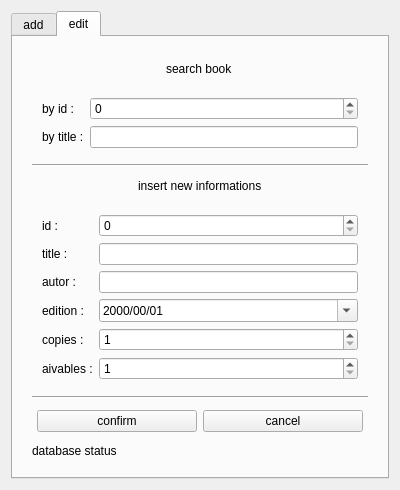
<?xml version="1.0" encoding="UTF-8"?>
<ui version="4.0">
 <class>BookForm</class>
 <widget class="QWidget" name="BookForm">
  <property name="geometry">
   <rect>
    <x>0</x>
    <y>0</y>
    <width>400</width>
    <height>490</height>
   </rect>
  </property>
  <property name="windowTitle">
   <string>Form</string>
  </property>
  <layout class="QHBoxLayout" name="horizontalLayout_3">
   <item>
    <widget class="QTabWidget" name="tabWidget">
     <property name="currentIndex">
      <number>1</number>
     </property>
     <widget class="QWidget" name="tab">
      <attribute name="title">
       <string>add</string>
      </attribute>
      <layout class="QVBoxLayout" name="verticalLayout">
       <item>
        <layout class="QVBoxLayout" name="verticalLayout_2">
         <property name="leftMargin">
          <number>10</number>
         </property>
         <property name="topMargin">
          <number>10</number>
         </property>
         <property name="rightMargin">
          <number>10</number>
         </property>
         <property name="bottomMargin">
          <number>10</number>
         </property>
         <item alignment="Qt::AlignmentFlag::AlignHCenter">
          <widget class="QLabel" name="label">
           <property name="text">
            <string>insert book informations</string>
           </property>
          </widget>
         </item>
         <item>
          <layout class="QFormLayout" name="formLayout">
           <property name="leftMargin">
            <number>10</number>
           </property>
           <property name="topMargin">
            <number>10</number>
           </property>
           <property name="rightMargin">
            <number>10</number>
           </property>
           <property name="bottomMargin">
            <number>10</number>
           </property>
           <item row="0" column="0">
            <widget class="QLabel" name="label_2">
             <property name="text">
              <string>title :</string>
             </property>
            </widget>
           </item>
           <item row="1" column="0">
            <widget class="QLabel" name="label_3">
             <property name="text">
              <string>autor :</string>
             </property>
            </widget>
           </item>
           <item row="2" column="0">
            <widget class="QLabel" name="label_4">
             <property name="text">
              <string>edition :</string>
             </property>
            </widget>
           </item>
           <item row="0" column="1">
            <widget class="QLineEdit" name="new_book_title"/>
           </item>
           <item row="1" column="1">
            <widget class="QLineEdit" name="new_book_autor"/>
           </item>
           <item row="2" column="1">
            <widget class="QDateEdit" name="new_book_edition">
             <property name="displayFormat">
              <string>yyyy/mm/dd</string>
             </property>
             <property name="calendarPopup">
              <bool>true</bool>
             </property>
            </widget>
           </item>
           <item row="3" column="0">
            <widget class="QLabel" name="label_14">
             <property name="text">
              <string>copies :</string>
             </property>
            </widget>
           </item>
           <item row="3" column="1">
            <widget class="QSpinBox" name="new_book_copies">
             <property name="minimum">
              <number>1</number>
             </property>
            </widget>
           </item>
          </layout>
         </item>
         <item>
          <widget class="Line" name="line">
           <property name="orientation">
            <enum>Qt::Orientation::Horizontal</enum>
           </property>
          </widget>
         </item>
         <item>
          <layout class="QGridLayout" name="gridLayout">
           <property name="leftMargin">
            <number>5</number>
           </property>
           <property name="topMargin">
            <number>5</number>
           </property>
           <property name="rightMargin">
            <number>5</number>
           </property>
           <property name="bottomMargin">
            <number>5</number>
           </property>
           <item row="0" column="1">
            <widget class="QPushButton" name="pushButton">
             <property name="text">
              <string>cancel</string>
             </property>
            </widget>
           </item>
           <item row="0" column="0">
            <widget class="QPushButton" name="pushButton_2">
             <property name="text">
              <string>confirm</string>
             </property>
            </widget>
           </item>
          </layout>
         </item>
         <item>
          <widget class="QLabel" name="insert_status">
           <property name="maximumSize">
            <size>
             <width>16777215</width>
             <height>15</height>
            </size>
           </property>
           <property name="text">
            <string>database status</string>
           </property>
          </widget>
         </item>
        </layout>
       </item>
      </layout>
     </widget>
     <widget class="QWidget" name="tab_2">
      <attribute name="title">
       <string>edit</string>
      </attribute>
      <layout class="QVBoxLayout" name="verticalLayout_4">
       <item>
        <layout class="QVBoxLayout" name="verticalLayout_3">
         <property name="leftMargin">
          <number>10</number>
         </property>
         <property name="topMargin">
          <number>10</number>
         </property>
         <property name="rightMargin">
          <number>10</number>
         </property>
         <property name="bottomMargin">
          <number>10</number>
         </property>
         <item alignment="Qt::AlignmentFlag::AlignHCenter">
          <widget class="QLabel" name="label_5">
           <property name="text">
            <string>search book</string>
           </property>
          </widget>
         </item>
         <item>
          <layout class="QFormLayout" name="formLayout_2">
           <property name="leftMargin">
            <number>10</number>
           </property>
           <property name="topMargin">
            <number>10</number>
           </property>
           <property name="rightMargin">
            <number>10</number>
           </property>
           <property name="bottomMargin">
            <number>10</number>
           </property>
           <item row="0" column="0">
            <widget class="QLabel" name="label_6">
             <property name="text">
              <string>by id :</string>
             </property>
            </widget>
           </item>
           <item row="0" column="1">
            <widget class="QSpinBox" name="spinBox"/>
           </item>
           <item row="1" column="0">
            <widget class="QLabel" name="label_7">
             <property name="text">
              <string>by title :</string>
             </property>
            </widget>
           </item>
           <item row="1" column="1">
            <widget class="QLineEdit" name="lineEdit_3"/>
           </item>
          </layout>
         </item>
         <item>
          <widget class="Line" name="line_2">
           <property name="orientation">
            <enum>Qt::Orientation::Horizontal</enum>
           </property>
          </widget>
         </item>
         <item alignment="Qt::AlignmentFlag::AlignHCenter">
          <widget class="QLabel" name="label_8">
           <property name="text">
            <string>insert new informations</string>
           </property>
          </widget>
         </item>
         <item>
          <layout class="QFormLayout" name="formLayout_3">
           <property name="leftMargin">
            <number>10</number>
           </property>
           <property name="topMargin">
            <number>10</number>
           </property>
           <property name="rightMargin">
            <number>10</number>
           </property>
           <property name="bottomMargin">
            <number>10</number>
           </property>
           <item row="0" column="0">
            <widget class="QLabel" name="label_9">
             <property name="text">
              <string>id :</string>
             </property>
            </widget>
           </item>
           <item row="1" column="0">
            <widget class="QLabel" name="label_10">
             <property name="text">
              <string>title :</string>
             </property>
            </widget>
           </item>
           <item row="2" column="0">
            <widget class="QLabel" name="label_11">
             <property name="text">
              <string>autor :</string>
             </property>
            </widget>
           </item>
           <item row="3" column="0">
            <widget class="QLabel" name="label_12">
             <property name="text">
              <string>edition :</string>
             </property>
            </widget>
           </item>
           <item row="4" column="0">
            <widget class="QLabel" name="label_13">
             <property name="text">
              <string>copies :</string>
             </property>
            </widget>
           </item>
           <item row="1" column="1">
            <widget class="QLineEdit" name="edited_book_title"/>
           </item>
           <item row="2" column="1">
            <widget class="QLineEdit" name="edited_book_autor"/>
           </item>
           <item row="3" column="1">
            <widget class="QDateEdit" name="edited_book_edition">
             <property name="displayFormat">
              <string>yyyy/mm/dd</string>
             </property>
             <property name="calendarPopup">
              <bool>true</bool>
             </property>
            </widget>
           </item>
           <item row="0" column="1">
            <widget class="QSpinBox" name="edited_book_id"/>
           </item>
           <item row="4" column="1">
            <widget class="QSpinBox" name="edited_book_copies">
             <property name="minimum">
              <number>1</number>
             </property>
            </widget>
           </item>
           <item row="5" column="0">
            <widget class="QLabel" name="label_15">
             <property name="text">
              <string>aivables :</string>
             </property>
            </widget>
           </item>
           <item row="5" column="1">
            <widget class="QSpinBox" name="edited_book_aivables">
             <property name="minimum">
              <number>1</number>
             </property>
            </widget>
           </item>
          </layout>
         </item>
         <item>
          <widget class="Line" name="line_3">
           <property name="orientation">
            <enum>Qt::Orientation::Horizontal</enum>
           </property>
          </widget>
         </item>
         <item>
          <layout class="QGridLayout" name="gridLayout_2">
           <property name="leftMargin">
            <number>5</number>
           </property>
           <property name="topMargin">
            <number>5</number>
           </property>
           <property name="rightMargin">
            <number>5</number>
           </property>
           <property name="bottomMargin">
            <number>5</number>
           </property>
           <item row="0" column="0">
            <widget class="QPushButton" name="book_edit_confirm">
             <property name="text">
              <string>confirm</string>
             </property>
            </widget>
           </item>
           <item row="0" column="1">
            <widget class="QPushButton" name="book_edit_cancel">
             <property name="text">
              <string>cancel</string>
             </property>
            </widget>
           </item>
          </layout>
         </item>
         <item>
          <widget class="QLabel" name="edit_status">
           <property name="maximumSize">
            <size>
             <width>16777215</width>
             <height>15</height>
            </size>
           </property>
           <property name="text">
            <string>database status</string>
           </property>
          </widget>
         </item>
        </layout>
       </item>
      </layout>
     </widget>
    </widget>
   </item>
  </layout>
 </widget>
 <resources/>
 <connections/>
</ui>
